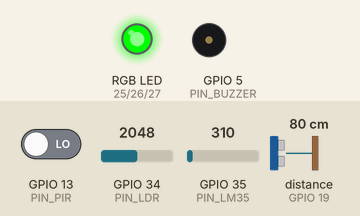
The sketch below on a simulated ESP32. Shown: an RGB LED mixed from three pins (HIGH = lit), buzzer (waves = sounding, pin HIGH). Wiring (inferred from the names in the program): ultrasonic range finder: trigger GPIO 18; echo GPIO 19. The inputs (shaded band) are chosen by the test bench; at power-on: distance to the obstacle (sensor on GPIO 19) 80 cm, GPIO 13 (PIN_PIR) LOW, GPIO 34 (PIN_LDR) = 2048, GPIO 35 (PIN_LM35) = 310. The echo pulse lasts 58.3 µs per cm; WiFi joins after 1.5 s; servers stay silent unless stated; uploads are accepted with an empty reply; pins used as bus, display or sensor lines are not drawn; what the sketch prints to the serial monitor is not drawn.

Above: at 2.7 s.
2.8 s: distance to the obstacle (sensor on GPIO 19) set to 23 cm
5.8 s: distance to the obstacle (sensor on GPIO 19) set to 18 cm
At 7.2 s:
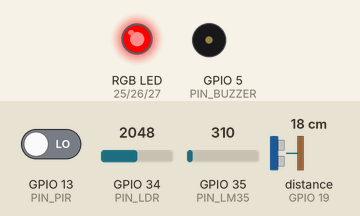
8.8 s: distance to the obstacle (sensor on GPIO 19) set to 35 cm
At 9.2 s:
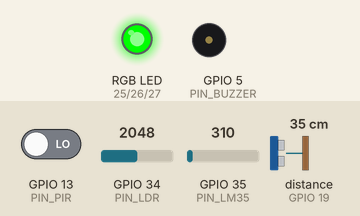
11.8 s: GPIO 13 (PIN_PIR) driven HIGH
At 12.9 s:
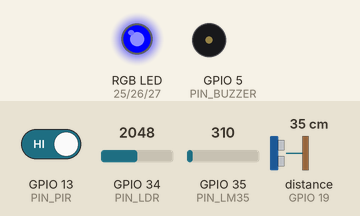
14.8 s: GPIO 13 (PIN_PIR) driven LOW
At 16.0 s:
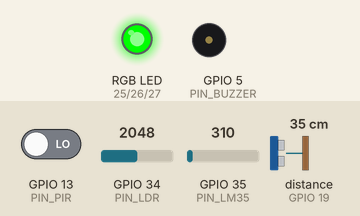
Timing chart, 0 to 18.8 s (numbered marks = the images above; inputs shaded):
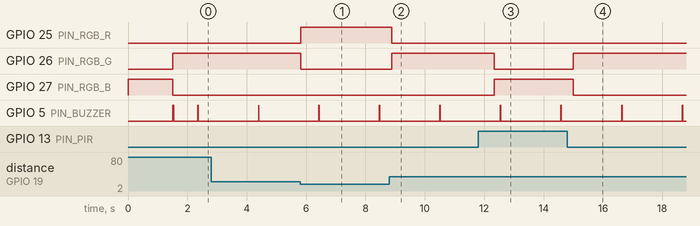

Measured:
- the behaviour switches between 21 and 20 cm on distance to the obstacle (sensor on GPIO 19) (found by bisection; images 0 and 1)
- after the input at 5.8 s, GPIO 25 (PIN_RGB_R): LOW → HIGH at once; GPIO 26 (PIN_RGB_G): HIGH → LOW at once
- after the input at 8.8 s, GPIO 25 (PIN_RGB_R): HIGH → LOW after 0.08 s; GPIO 26 (PIN_RGB_G): LOW → HIGH after 0.08 s
- after the input at 11.8 s, GPIO 26 (PIN_RGB_G): HIGH → LOW after 0.55 s; GPIO 27 (PIN_RGB_B): LOW → HIGH after 0.55 s
- after the input at 14.8 s, GPIO 26 (PIN_RGB_G): LOW → HIGH after 0.21 s; GPIO 27 (PIN_RGB_B): HIGH → LOW after 0.21 s
- by itself, GPIO 5 (PIN_BUZZER): alternates HIGH for 0.02 s and LOW for 2.0 s

The sketch:

esp32_wifi_rest_telemetry.ino
```cpp
/*
 * ============================================================================
 * SMART IOT HUB — ESP32 WI-FI REST TELEMETRY CLIENT
 * Protocol: Wi-Fi HTTP POST (JSON Telemetry Relay)
 * Target: ESP32 NodeMCU, WROOM-32, ESP32-S3, ESP32-C3
 * Built by TekStep Apps Uganda (tekstepapps.org)
 * ============================================================================
 *
 * HOW IT CONNECTS TO SMART IOT HUB:
 * 1. Enter your Wi-Fi credentials in WIFI_SSID and WIFI_PASS below.
 * 2. Set TELEMETRY_URL to your IoT Hub endpoint:
 *    - If running locally: "http://<YOUR_COMPUTER_IP>:5173/api/telemetry?device=dev_esp32_01"
 *    - If deployed on Vercel: "https://<YOUR_APP>.vercel.app/api/telemetry?device=dev_esp32_01"
 * 3. Upload to your ESP32 in the Arduino IDE (Requires ArduinoJson library).
 * 4. Open the Smart IoT Hub -> In the Blank Workspace or "+ Add Device":
 *    Select "Custom REST / HTTP" and enter your device ID or endpoint!
 *
 * WIRING PINOUT GUIDE (ESP32 3.3V Logic):
 * - HC-SR04 Trigger: GPIO 18
 * - HC-SR04 Echo:    GPIO 19 (via voltage divider or 3.3V compatible sensor)
 * - HC-SR501 PIR:    GPIO 13 (Digital IN)
 * - LDR Sensor:      GPIO 34 (Analog ADC1)
 * - LM35 Temp:       GPIO 35 (Analog ADC1)
 * - Buzzer:          GPIO 5  (PWM / Digital OUT)
 * - RGB LED:         R: GPIO 25, G: GPIO 26, B: GPIO 27
 * ============================================================================
 */

#include <WiFi.h>
#include <HTTPClient.h>
#include <ArduinoJson.h>

// =================== CONFIGURATION ===================
const char* WIFI_SSID     = "YOUR_WIFI_SSID";
const char* WIFI_PASS     = "YOUR_WIFI_PASSWORD";
const char* TELEMETRY_URL = "http://192.168.1.100:5173/api/telemetry?device=dev_esp32_node";
const char* DEVICE_ID     = "dev_esp32_node";
const unsigned long SEND_INTERVAL_MS = 2000; // Send telemetry every 2 seconds
// =====================================================

// Pin Definitions
#define PIN_US_TRIG   18
#define PIN_US_ECHO   19
#define PIN_PIR       13
#define PIN_BUZZER    5
#define PIN_RGB_R     25
#define PIN_RGB_G     26
#define PIN_RGB_B     27
#define PIN_LDR       34
#define PIN_LM35      35

float currentTemp = 24.0;
float currentHum  = 55.0;
float currentDist = 150.0;
int   currentMotion = 0;
int   currentLight  = 650;
int   pirFilterCounter = 0;
unsigned long lastSendTime = 0;

void setRgbColor(bool r, bool g, bool b) {
  digitalWrite(PIN_RGB_R, r ? HIGH : LOW);
  digitalWrite(PIN_RGB_G, g ? HIGH : LOW);
  digitalWrite(PIN_RGB_B, b ? HIGH : LOW);
}

void triggerChirp(int durationMs) {
  digitalWrite(PIN_BUZZER, HIGH);
  delay(durationMs);
  digitalWrite(PIN_BUZZER, LOW);
}

float measureUltrasonic() {
  digitalWrite(PIN_US_TRIG, LOW);
  delayMicroseconds(2);
  digitalWrite(PIN_US_TRIG, HIGH);
  delayMicroseconds(10);
  digitalWrite(PIN_US_TRIG, LOW);

  long dur = pulseIn(PIN_US_ECHO, HIGH, 26000);
  if (dur <= 0) return 999.0;
  return (float)(dur * 0.0343 / 2.0);
}

void setup() {
  Serial.begin(115200);
  pinMode(PIN_US_TRIG, OUTPUT);
  pinMode(PIN_US_ECHO, INPUT);
  pinMode(PIN_PIR, INPUT_PULLDOWN); // Anti-floating pull-down
  pinMode(PIN_BUZZER, OUTPUT);
  pinMode(PIN_RGB_R, OUTPUT);
  pinMode(PIN_RGB_G, OUTPUT);
  pinMode(PIN_RGB_B, OUTPUT);

  setRgbColor(false, false, true); // Blue while connecting

  Serial.println("\n[ESP32] Connecting to Wi-Fi: " + String(WIFI_SSID));
  WiFi.mode(WIFI_STA);
  WiFi.begin(WIFI_SSID, WIFI_PASS);

  int attempts = 0;
  while (WiFi.status() != WL_CONNECTED && attempts < 40) {
    delay(500);
    Serial.print(".");
    attempts++;
  }

  if (WiFi.status() == WL_CONNECTED) {
    Serial.println("\n[ESP32] Wi-Fi Connected!");
    Serial.print("[ESP32] Local IP Address: ");
    Serial.println(WiFi.localIP());
    setRgbColor(false, true, false); // Green connected
    triggerChirp(30); // Subtle startup beep
  } else {
    Serial.println("\n[ESP32] Wi-Fi Connection Failed. Retrying in loop...");
    setRgbColor(true, false, false); // Red failed
  }
}

void loop() {
  // 1. Reconnect Wi-Fi if dropped
  if (WiFi.status() != WL_CONNECTED) {
    WiFi.reconnect();
    delay(1000);
    return;
  }

  // 2. Measure Ultrasonic Distance
  currentDist = measureUltrasonic();

  // 3. Debounce PIR Motion (3 consecutive samples confirmed)
  int rawPir = digitalRead(PIN_PIR);
  if (rawPir == HIGH) {
    if (pirFilterCounter < 4) pirFilterCounter++;
  } else {
    if (pirFilterCounter > 0) pirFilterCounter--;
  }
  currentMotion = (pirFilterCounter >= 3) ? 1 : 0;

  // 4. Read Analog Sensors
  currentLight = analogRead(PIN_LDR);
  int rawTemp = analogRead(PIN_LM35);
  // ESP32 12-bit ADC (0-4095) with 3.3V reference
  currentTemp = (rawTemp * (3.3 / 4095.0)) * 100.0;
  if (currentTemp < 0.0 || currentTemp > 85.0) currentTemp = 24.2;

  // 5. Hardware Alert Check
  if (currentDist > 0 && currentDist < 20.0) {
    setRgbColor(true, false, false);
  } else if (currentMotion == 1) {
    setRgbColor(false, false, true);
  } else {
    setRgbColor(false, true, false);
  }

  // 6. Transmit Telemetry JSON to Smart IoT Hub on Interval
  unsigned long now = millis();
  if (now - lastSendTime >= SEND_INTERVAL_MS) {
    lastSendTime = now;

    HTTPClient http;
    http.begin(TELEMETRY_URL);
    http.addHeader("Content-Type", "application/json");

    StaticJsonDocument<256> doc;
    doc["deviceId"]    = DEVICE_ID;
    doc["temperature"] = round(currentTemp * 10.0) / 10.0;
    doc["humidity"]    = round(currentHum * 10.0) / 10.0;
    doc["distance"]    = round(currentDist * 10.0) / 10.0;
    doc["motion"]      = currentMotion;
    doc["light"]       = currentLight;

    String jsonPayload;
    serializeJson(doc, jsonPayload);

    int httpCode = http.POST(jsonPayload);
    if (httpCode > 0) {
      Serial.printf("[REST] Telemetry Sent (%d bytes) -> HTTP %d\n", jsonPayload.length(), httpCode);
      // Gentle confirmation chirp on successful telemetry dispatch
      triggerChirp(15);
    } else {
      Serial.printf("[REST] HTTP POST Failed: %s\n", http.errorToString(httpCode).c_str());
    }
    http.end();
  }

  delay(200);
}
```
